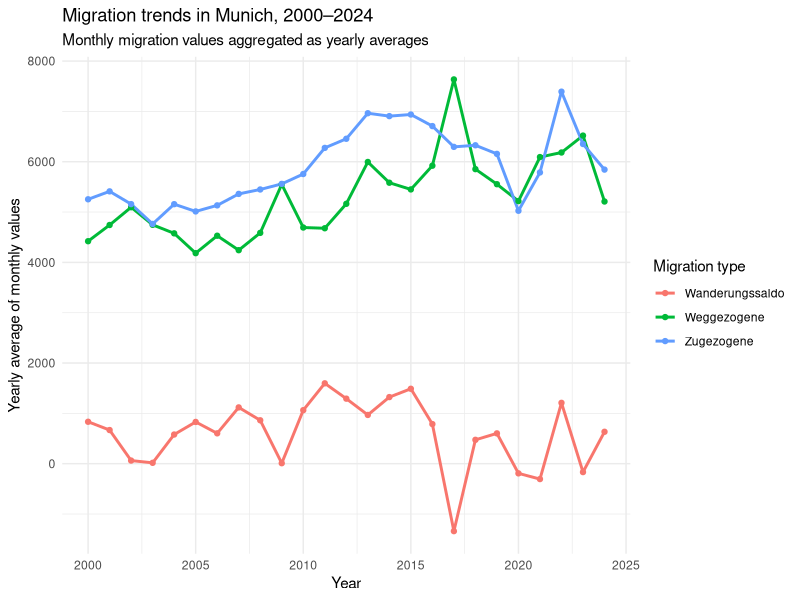
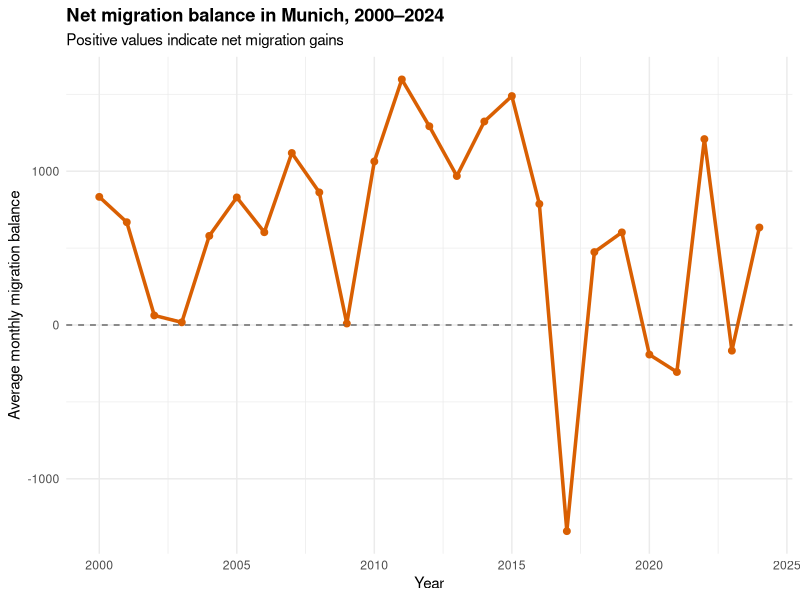
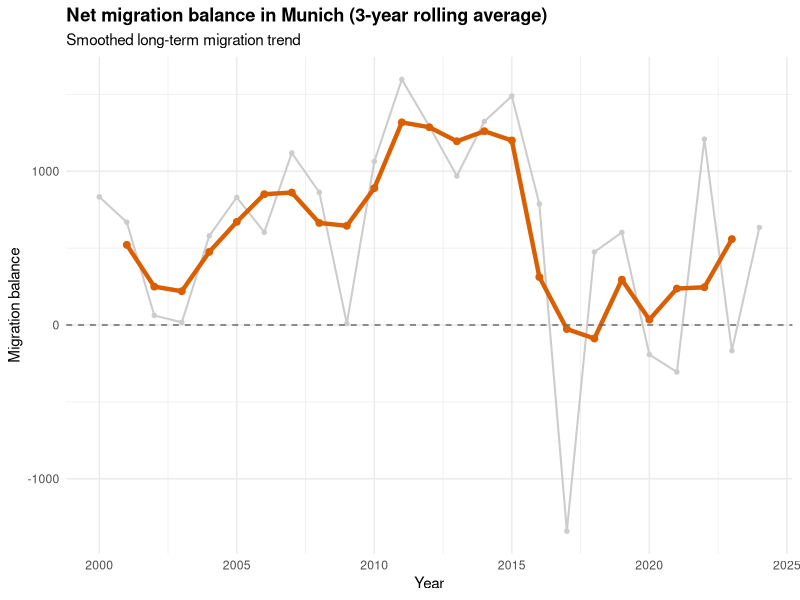
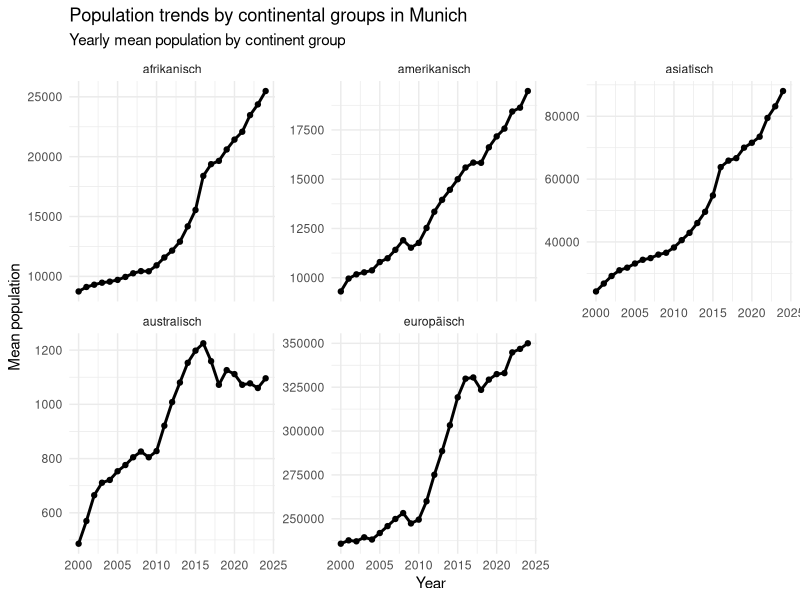
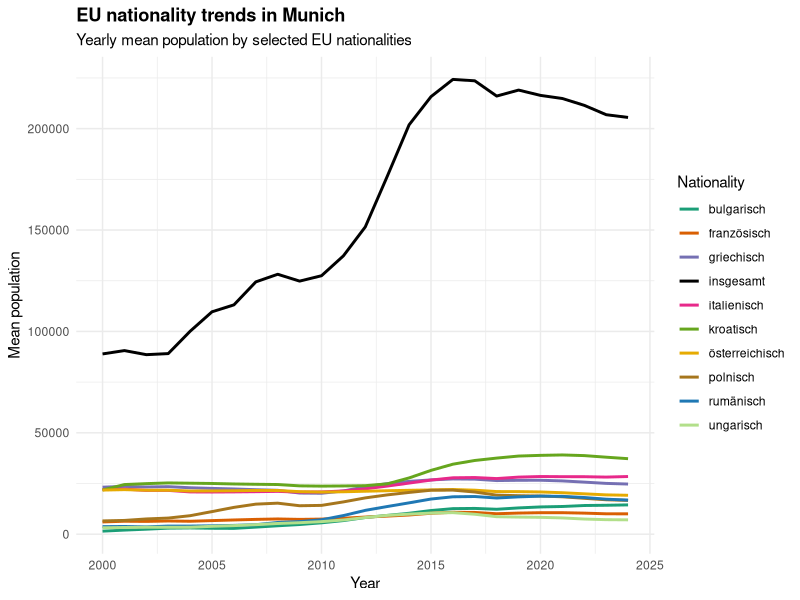
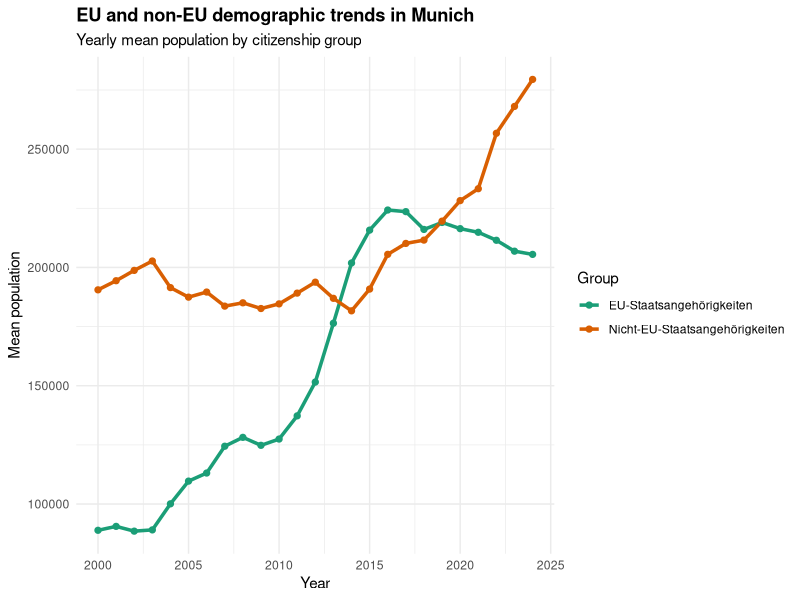
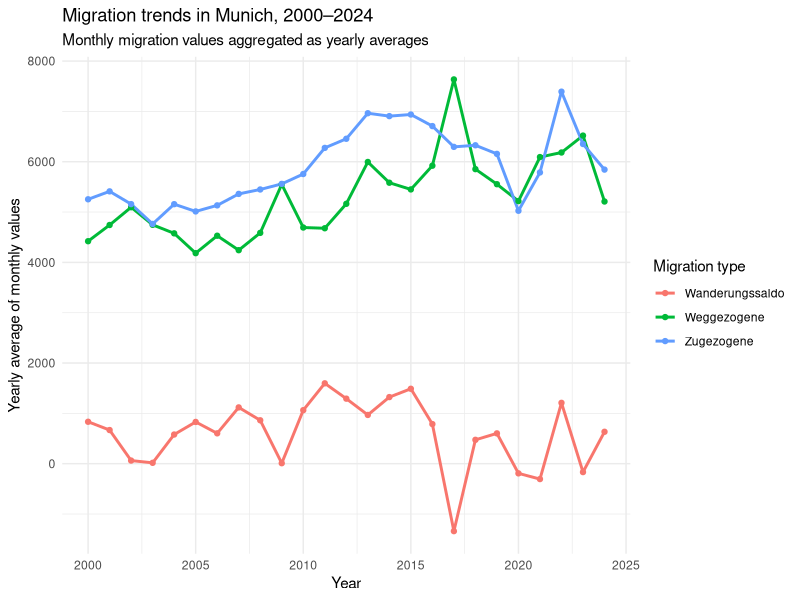
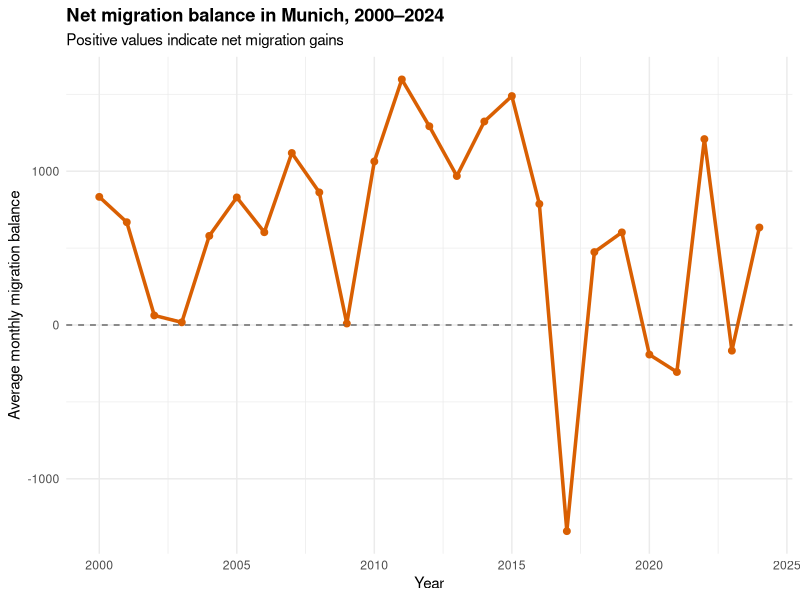

These charts were generated, in order, by the following R code:
# Migration Analysis in Munich
# StatProg II Project

library(tidyverse)

# Load processed population dataset

population_data <- read_csv(
  "data/processed/population_data.csv"
)

# Explore migration-related categories

population_data %>%
  distinct(MONATSZAHL)

# Create migration dataset

migration_data <- population_data %>%
  filter(
    MONATSZAHL %in% c(
      "Zugezogene",
      "Weggezogene",
      "Wanderungssaldo"
    )
  )

# Aggregate monthly data into yearly means

migration_yearly <- migration_data %>%
  filter(year >= 2000, year <= 2024) %>%
  group_by(MONATSZAHL, year) %>%
  summarise(
    mean_value = mean(WERT, na.rm = TRUE),
    .groups = "drop"
  )

# Plot migration trends over time

migration_trend_plot <- migration_yearly %>%
  ggplot(
    aes(
      x = year,
      y = mean_value,
      color = MONATSZAHL
    )
  ) +
  geom_line(linewidth = 1) +
  geom_point(size = 1.5) +
  labs(
    title = "Migration trends in Munich, 2000–2024",
    subtitle = "Monthly migration values aggregated as yearly averages",
    x = "Year",
    y = "Yearly average of monthly values",
    color = "Migration type"
  ) +
  theme_minimal()

migration_trend_plot

# Save migration trend plot

ggsave(
  filename = "figures/migration_trend_plot.png",
  plot = migration_trend_plot,
  width = 9,
  height = 6,
  dpi = 300
)

# Migration balance analysis

migration_balance <- migration_yearly %>%
  filter(
    MONATSZAHL == "Wanderungssaldo"
  )

# Migration balance plot

migration_balance_plot <- migration_balance %>%
  ggplot(
    aes(
      x = year,
      y = mean_value
    )
  ) +
  geom_line(
    linewidth = 1.2,
    color = "#d95f02"
  ) +
  geom_point(
    size = 2,
    color = "#d95f02"
  ) +
  geom_hline(
    yintercept = 0,
    linetype = "dashed",
    color = "gray40"
  ) +
  labs(
    title = "Net migration balance in Munich, 2000–2024",
    subtitle = "Positive values indicate net migration gains",
    x = "Year",
    y = "Average monthly migration balance"
  ) +
  theme_minimal() +
  theme(
    plot.title = element_text(face = "bold")
  )

migration_balance_plot

# Save migration balance plot

ggsave(
  filename = "figures/migration_balance_plot.png",
  plot = migration_balance_plot,
  width = 9,
  height = 6,
  dpi = 300
)

# 3-year rolling average for migration balance

library(zoo)

migration_balance_rolling <- migration_balance %>%
  arrange(year) %>%
  mutate(
    rolling_avg = zoo::rollmean(
      mean_value,
      k = 3,
      fill = NA,
      align = "center"
    )
  )

migration_balance_rolling_plot <- migration_balance_rolling %>%
  ggplot(aes(x = year)) +
  
  # Original yearly values
  geom_line(
    aes(y = mean_value),
    color = "gray80",
    linewidth = 0.7
  ) +
  
  geom_point(
    aes(y = mean_value),
    color = "gray80",
    size = 1.2
  ) +
  
  # Rolling average
  geom_line(
    aes(y = rolling_avg),
    color = "#d95f02",
    linewidth = 1.5
  ) +
  
  geom_point(
    aes(y = rolling_avg),
    color = "#d95f02",
    size = 2
  ) +
  
  geom_hline(
    yintercept = 0,
    linetype = "dashed",
    color = "gray40"
  ) +
  
  labs(
    title = "Net migration balance in Munich (3-year rolling average)",
    subtitle = "Smoothed long-term migration trend",
    x = "Year",
    y = "Migration balance"
  ) +
  
  theme_minimal() +
  
  theme(
    plot.title = element_text(face = "bold")
  )

migration_balance_rolling_plot

# Save rolling average plot

ggsave(
  filename = "figures/migration_balance_rolling_plot.png",
  plot = migration_balance_rolling_plot,
  width = 9,
  height = 6,
  dpi = 300
)

# Explore continental groups

continent_groups <- population_data %>%
  filter(
    MONATSZAHL == "Kontinente"
  ) %>%
  distinct(AUSPRAEGUNG)

continent_groups

# Create continent dataset

continent_data <- population_data %>%
  filter(
    MONATSZAHL == "Kontinente"
  )

# Aggregate continent data yearly

continent_yearly <- continent_data %>%
  filter(year >= 2000, year <= 2024) %>%
  group_by(AUSPRAEGUNG, year) %>%
  summarise(
    mean_population = mean(WERT, na.rm = TRUE),
    .groups = "drop"
  )

# Faceted continent trend plot

continent_facet_plot <- continent_yearly %>%
  ggplot(
    aes(
      x = year,
      y = mean_population
    )
  ) +
  geom_line(linewidth = 1) +
  geom_point(size = 1.5) +
  facet_wrap(
    ~ AUSPRAEGUNG,
    scales = "free_y"
  ) +
  labs(
    title = "Population trends by continental groups in Munich",
    subtitle = "Yearly mean population by continent group",
    x = "Year",
    y = "Mean population"
  ) +
  theme_minimal()

continent_facet_plot

# Save continent plot

ggsave(
  filename = "figures/continent_facet_plot.png",
  plot = continent_facet_plot,
  width = 10,
  height = 8,
  dpi = 300
)

# Explore EU nationality groups

eu_groups <- population_data %>%
  filter(
    MONATSZAHL == "EU-Staatsangehörigkeiten"
  ) %>%
  distinct(AUSPRAEGUNG)

eu_groups

# Create EU dataset

eu_data <- population_data %>%
  filter(
    MONATSZAHL == "EU-Staatsangehörigkeiten"
  )

# Aggregate EU data yearly

eu_yearly <- eu_data %>%
  filter(year >= 2000, year <= 2024) %>%
  group_by(AUSPRAEGUNG, year) %>%
  summarise(
    mean_population = mean(WERT, na.rm = TRUE),
    .groups = "drop"
  )

# EU nationality trend plot

eu_trend_plot <- eu_yearly %>%
  ggplot(
    aes(
      x = year,
      y = mean_population,
      color = AUSPRAEGUNG
    )
  ) +
  geom_line(linewidth = 1) +
  labs(
    title = "EU nationality trends in Munich",
    subtitle = "Yearly mean population by selected EU nationalities",
    x = "Year",
    y = "Mean population",
    color = "Nationality"
  ) +
  scale_color_manual(
    values = c(
      "bulgarisch" = "#1b9e77",
      "französisch" = "#d95f02",
      "griechisch" = "#7570b3",
      "insgesamt" = "#000000",
      "italienisch" = "#e7298a",
      "kroatisch" = "#66a61e",
      "österreichisch" = "#e6ab02",
      "polnisch" = "#a6761d",
      "rumänisch" = "#1f78b4",
      "ungarisch" = "#b2df8a"
    )
  ) +
  theme_minimal() +
  theme(
    plot.title = element_text(face = "bold"),
    legend.position = "right"
  )

eu_trend_plot

# Save EU trend plot

ggsave(
  filename = "figures/eu_trend_plot.png",
  plot = eu_trend_plot,
  width = 10,
  height = 6,
  dpi = 300
)

# EU vs non-EU demographic trends

eu_non_eu_data <- population_data %>%
  filter(
    MONATSZAHL %in% c(
      "EU-Staatsangehörigkeiten",
      "Nicht-EU-Staatsangehörigkeiten"
    )
  ) %>%
  filter(AUSPRAEGUNG == "insgesamt")

# Aggregate yearly values

eu_non_eu_yearly <- eu_non_eu_data %>%
  filter(year >= 2000, year <= 2024) %>%
  group_by(MONATSZAHL, year) %>%
  summarise(
    mean_population = mean(WERT, na.rm = TRUE),
    .groups = "drop"
  )

# Plot EU vs non-EU trends

eu_non_eu_plot <- eu_non_eu_yearly %>%
  ggplot(
    aes(
      x = year,
      y = mean_population,
      color = MONATSZAHL
    )
  ) +
  geom_line(linewidth = 1.2) +
  geom_point(size = 1.8) +
  scale_color_manual(
    values = c(
      "EU-Staatsangehörigkeiten" = "#1b9e77",
      "Nicht-EU-Staatsangehörigkeiten" = "#d95f02"
    )
  ) +
  labs(
    title = "EU and non-EU demographic trends in Munich",
    subtitle = "Yearly mean population by citizenship group",
    x = "Year",
    y = "Mean population",
    color = "Group"
  ) +
  theme_minimal() +
  theme(
    plot.title = element_text(face = "bold"),
    legend.position = "right"
  )

eu_non_eu_plot

# Save plot

ggsave(
  filename = "figures/eu_non_eu_plot.png",
  plot = eu_non_eu_plot,
  width = 9,
  height = 6,
  dpi = 300
)

# Summary table: migration change between 2000 and 2024

migration_change_table <- migration_yearly %>%
  filter(year %in% c(2000, 2024)) %>%
  pivot_wider(
    names_from = year,
    values_from = mean_value,
    names_prefix = "year_"
  ) %>%
  mutate(
    absolute_change = year_2024 - year_2000,
    relative_change_percent = absolute_change / year_2000 * 100
  ) %>%
  arrange(MONATSZAHL)

migration_change_table

# Export processed migration tables

write_csv(
  migration_yearly,
  "data/processed/migration_yearly.csv"
)

write_csv(
  continent_yearly,
  "data/processed/continent_yearly.csv"
)

write_csv(
  eu_yearly,
  "data/processed/eu_yearly.csv"
)

write_csv(
  eu_non_eu_yearly,
  "data/processed/eu_non_eu_yearly.csv"
)

write_csv(
  migration_change_table,
  "data/processed/migration_change_table.csv"
)
